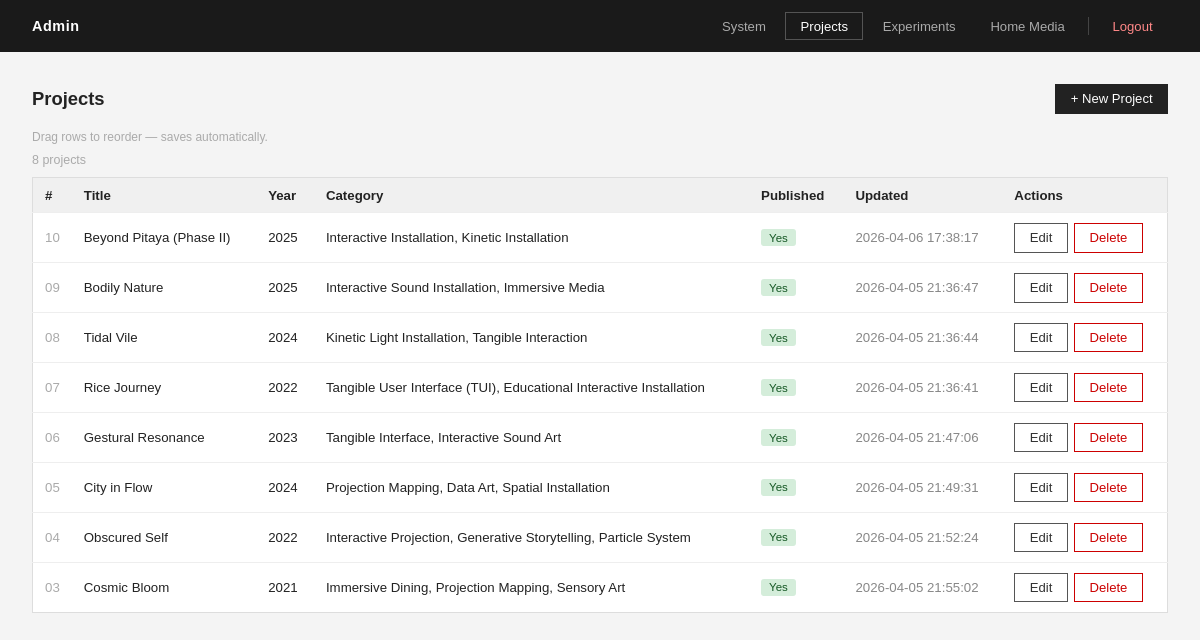
/admin/dashboard.php?tab=projects (signed in), run on the app's committed database.
### tables this page shows
CREATE TABLE projects (
    id INTEGER PRIMARY KEY AUTOINCREMENT,
    title TEXT,
    slug TEXT,
    immersion TEXT,
    context TEXT,
    system_text TEXT,
    interaction_text TEXT,
    material TEXT,
    reflection TEXT
, year TEXT, category TEXT, cover_image TEXT, video_url TEXT, is_published INTEGER DEFAULT 1, created_at TEXT, updated_at TEXT, edit_count INTEGER DEFAULT 0, sort_order INTEGER DEFAULT 0, skillset TEXT, exhibition TEXT, location TEXT, sections TEXT, subtitle TEXT);

### src/project-model.php (called while the page is built, shortened)
<?php
function get_all_projects_admin(): array {
    $db = get_db();
    $stmt = $db->query("SELECT * FROM projects ORDER BY sort_order DESC");
    return $stmt->fetchAll(PDO::FETCH_ASSOC);
}

### public/admin/dashboard.php (the view, shortened to what this page needs)
<?php
require_once __DIR__ . '/../../src/project-model.php';
$tab = $_GET['tab'] ?? 'system';
$required_columns = [
    'year'         => 'TEXT',
    'subtitle'     => 'TEXT',
    'category'     => 'TEXT',
    'skillset'     => 'TEXT',
    'material'     => 'TEXT',
    'exhibition'   => 'TEXT',
    'location'     => 'TEXT',
    'sections'     => 'TEXT',
    'cover_image'  => 'TEXT',
    'video_url'    => 'TEXT',
    'is_published' => 'INTEGER DEFAULT 1',
    'created_at'   => 'TEXT',
    'updated_at'   => 'TEXT',
    'edit_count'   => 'INTEGER DEFAULT 0',
    'sort_order'   => 'INTEGER DEFAULT 0',
];
$migration_results = [];
$migration_ran     = false;
$db_path      = get_db_path();
$db_dir       = dirname($db_path);
$db_exists    = file_exists($db_path);
$db_readable  = $db_exists && is_readable($db_path);
$db_writable  = $db_exists && is_writable($db_path);
$dir_writable = is_writable($db_dir);
$write_test_ok  = false;
$write_test_err = '';
$tmp = $db_dir . '/_write_test_' . time() . '.tmp';
try {
    $r = file_put_contents($tmp, 'test');
    if ($r !== false) { $write_test_ok = true; unlink($tmp); }
    else { $write_test_err = 'file_put_contents returned false'; }
} catch (Throwable $e) { $write_test_err = $e->getMessage(); }
$sqlite_write_ok  = false;
$sqlite_write_err = '';
if ($db_exists) {
    try {
        $sqlite_write_ok = true;
    } catch (Throwable $e) { $sqlite_write_err = $e->getMessage(); }
}
$col_names = [];
if ($db_exists) {
    try {
        $db = get_db();
        $all_columns = $db->query("PRAGMA table_info(projects)")->fetchAll(PDO::FETCH_ASSOC);
        $col_names   = array_column($all_columns, 'name');
    } catch (Throwable $e) {}
}
$needs_migration = !empty(array_diff(array_keys($required_columns), $col_names));
$sys_healthy = $db_exists && $db_readable && $db_writable && $dir_writable && $sqlite_write_ok && !$needs_migration;
$projects = ($tab === 'projects') ? get_all_projects_admin() : [];
?>
<!DOCTYPE html>
<html lang="en">
<head>
</head>
<body>
<nav class="topnav">
    <a href="/admin/dashboard.php" class="topnav-brand">Admin</a>
    <div class="topnav-right">
        <a href="/admin/dashboard.php?tab=system"      class="tab-btn <?= $tab==='system'      ? 'active':'' ?>">System</a>
        <a href="/admin/dashboard.php?tab=projects"    class="tab-btn <?= $tab==='projects'    ? 'active':'' ?>">Projects</a>
        <a href="/admin/dashboard.php?tab=experiments" class="tab-btn <?= $tab==='experiments' ? 'active':'' ?>">Experiments</a>
        <a href="/admin/home-media.php"                class="tab-btn">Home Media</a>
        <a href="/admin/logout.php" class="tab-btn tab-btn-danger">Logout</a>
    </div>
</nav>
<div class="page">
<?php  if ($tab === 'system'): ?>
<div class="status-bar">
    <div class="dot <?= $sys_healthy ? 'dot-ok' : ($needs_migration ? 'dot-warn' : 'dot-err') ?>"></div>
    <span style="font-size:0.9rem">
        <?php if ($sys_healthy): ?>
            <span class="ok">All systems operational</span>
        <?php elseif (!$sqlite_write_ok): ?>
            <span class="err">Database is read-only — create, edit, delete will fail</span>
        <?php elseif ($needs_migration): ?>
            <span class="warn">Schema out of date — run migration below</span>
        <?php else: ?>
            <span class="err">Issues detected — see details below</span>
        <?php endif; ?>
    </span>
</div>
<div class="sys-grid">
    <div class="sys-card">
        <h2>Database</h2>
        <div class="sys-row"><span class="sys-key">Path</span><span style="font-size:0.75rem;color:#888;word-break:break-all;text-align:right;max-width:240px"><?= htmlspecialchars(basename($db_path)) ?></span></div>
        <div class="sys-row"><span class="sys-key">Exists</span>   <span><?= $db_exists   ? '<span class="ok">YES</span>' : '<span class="err">NO</span>' ?></span></div>
        <div class="sys-row"><span class="sys-key">Readable</span> <span><?= $db_readable  ? '<span class="ok">YES</span>' : '<span class="err">NO</span>' ?></span></div>
        <div class="sys-row"><span class="sys-key">Writable</span> <span><?= $db_writable  ? '<span class="ok">YES</span>' : '<span class="err">NO</span>' ?></span></div>
        <div class="sys-row"><span class="sys-key">Dir writable</span><span><?= $dir_writable ? '<span class="ok">YES</span>' : '<span class="err">NO</span>' ?></span></div>
    </div>
    <div class="sys-card">
        <h2>Write Tests</h2>
        <div class="sys-row">
            <span class="sys-key">Directory write</span>
            <span><?= $write_test_ok   ? '<span class="ok">PASSED</span>' : '<span class="err">FAILED</span>' ?></span>
        </div>
        <div class="sys-row">
            <span class="sys-key">SQLite write</span>
            <span><?= $sqlite_write_ok ? '<span class="ok">PASSED</span>' : '<span class="err">FAILED</span>' ?></span>
        </div>
        <?php if (!$write_test_ok):    ?><div class="sys-row"><span class="sys-key" style="color:#c00">Error</span><span style="font-size:0.75rem;color:#c00"><?= htmlspecialchars($write_test_err)   ?></span></div><?php endif; ?>
        <?php if (!$sqlite_write_ok):  ?><div class="sys-row"><span class="sys-key" style="color:#c00">Error</span><span style="font-size:0.75rem;color:#c00"><?= htmlspecialchars($sqlite_write_err) ?></span></div><?php endif; ?>
    </div>
    <div class="sys-card" style="grid-column: 1 / -1">
        <h2>Schema — projects table (<?= count($col_names) ?> columns present)</h2>
        <table class="col-table">
            <tr>
                <?php
                $chunks = array_chunk(array_keys($required_columns), (int)ceil(count($required_columns)/2));
                foreach ($chunks as $chunk): ?>
                <td style="vertical-align:top;width:50%;padding-right:1rem">
                    <?php foreach ($chunk as $col): ?>
                    <div class="sys-row">
                        <span class="sys-key"><?= htmlspecialchars($col) ?></span>
                        <?php if (in_array($col, $col_names, true)): ?>
                            <span class="col-ok">present</span>
                        <?php else: ?>
                            <span class="col-missing">MISSING</span>
                        <?php endif; ?>
                    </div>
                    <?php endforeach; ?>
                </td>
                <?php endforeach; ?>
            </tr>
        </table>
    </div>
</div>
<div class="sys-migrate-card">
    <h2 style="font-size:0.7rem;text-transform:uppercase;letter-spacing:.08em;color:#888;margin-bottom:0.9rem;padding-bottom:0.4rem;border-bottom:1px solid #eee">Schema Migration</h2>
    <?php if ($migration_ran): ?>
    <table class="col-table" style="margin-bottom:1rem">
        <?php foreach ($migration_results as $r): ?>
        <tr>
            <td style="width:60px">
                <?php if ($r['status']==='added'): ?><span class="m-added">added</span>
                <?php elseif ($r['status']==='skip'): ?><span class="m-skip">skip</span>
                <?php else: ?><span class="m-error">error</span><?php endif; ?>
            </td>
            <td><?= htmlspecialchars($r['col']) ?> <span style="color:#bbb;font-size:0.75rem">(<?= htmlspecialchars($r['def']) ?>)</span></td>
        </tr>
        <?php endforeach; ?>
    </table>
    <?php endif; ?>
    <form method="POST">
        <input type="hidden" name="action" value="migrate">
        <button type="submit" class="migrate-btn">Run Migration</button>
    </form>
</div>
<?php  elseif ($tab === 'projects'): ?>
<div class="section-head">
    <h1>Projects</h1>
    <div class="section-head-right">
        <a href="/admin/project-create.php" class="btn btn-primary">+ New Project</a>
    </div>
</div>
<?php if (empty($projects)): ?>
    <p style="color:#888;font-size:0.9rem">No projects yet.</p>
<?php else: ?>
    <p class="drag-hint">Drag rows to reorder — saves automatically.</p>
    <p style="font-size:0.78rem;color:#aaa;margin-bottom:0.6rem"><?= count($projects) ?> projects</p>
    <table>
        <thead>
            <tr>
                <th style="width:32px">#</th>
                <th>Title</th>
                <th>Year</th>
                <th>Category</th>
                <th>Published</th>
                <th>Updated</th>
                <th>Actions</th>
            </tr>
        </thead>
        <tbody>
            <?php foreach ($projects as $p): ?>
            <tr draggable="true" data-id="<?= (int)$p['id'] ?>">
                <td style="color:#aaa"><?= str_pad((int)($p['sort_order'] ?? 0), 2, '0', STR_PAD_LEFT) ?></td>
                <td><?= htmlspecialchars($p['title']) ?></td>
                <td><?= htmlspecialchars($p['year'] ?? '—') ?></td>
                <td><?= htmlspecialchars($p['category'] ?? '—') ?></td>
                <td><?= !empty($p['is_published']) ? '<span class="badge badge-yes">Yes</span>' : '<span class="badge badge-no">No</span>' ?></td>
                <td style="color:#888"><?= htmlspecialchars($p['updated_at'] ?? '—') ?></td>
                <td>
                    <div class="actions">
                        <a href="/admin/project-edit.php?id=<?= (int)$p['id'] ?>" class="btn">Edit</a>
                        <a href="/admin/project-delete.php?id=<?= (int)$p['id'] ?>" class="btn btn-danger">Delete</a>
                    </div>
                </td>
            </tr>
            <?php endforeach; ?>
        </tbody>
    </table>
<?php endif; ?>
<?php  endif; ?>
</div>
</body>
</html>

### public/admin/dashboard.php (style rules this page uses)
* { box-sizing: border-box; margin: 0; padding: 0; }
body { font-family: sans-serif; background: #f4f4f4; color: #222; }
.topnav { display: flex; justify-content: space-between; align-items: center; padding: 0 2rem; height: 52px; background: #1a1a1a; color: #fff; position: sticky; top: 0; z-index: 100; }
.topnav-brand { font-size: 0.9rem; font-weight: 600; letter-spacing: .04em; color: #fff; text-decoration: none; }
.topnav-right { display: flex; align-items: center; gap: 0.25rem; }
.tab-btn { padding: 0.35rem 0.9rem; font-size: 0.82rem; text-decoration: none; color: #aaa; border: 1px solid transparent; background: none; cursor: pointer; font-family: inherit; transition: color .15s, border-color .15s; }
.tab-btn.active { color: #fff; border-color: rgba(255,255,255,0.25); }
.tab-btn-danger { color: #f88 !important; }
.page { padding: 2rem; }
a.btn { display: inline-block; padding: 0.4rem 0.9rem; font-size: 0.82rem; text-decoration: none; border: 1px solid #555; color: #333; background: #fff; }
a.btn-primary { background: #222; color: #fff; border-color: #222; }
a.btn-danger { border-color: #c00; color: #c00; }
.section-head { display: flex; justify-content: space-between; align-items: center; margin-bottom: 1rem; }
.section-head h1 { font-size: 1.15rem; }
.section-head-right { display: flex; gap: 0.5rem; align-items: center; }
table { width: 100%; border-collapse: collapse; background: #fff; border: 1px solid #ddd; }
th, td { text-align: left; padding: 0.6rem 0.75rem; border-bottom: 1px solid #eee; font-size: 0.83rem; }
th { background: #f0f0f0; font-weight: 600; }
tr:last-child td { border-bottom: none; }
.actions { display: flex; gap: 0.4rem; }
.badge { display: inline-block; padding: 0.15rem 0.5rem; font-size: 0.72rem; border-radius: 3px; }
.badge-yes { background: #d4edda; color: #155724; }
.drag-hint { font-size: 0.75rem; color: #aaa; margin-bottom: 0.6rem; }
tbody tr { cursor: grab; user-select: none; }

### data on the page
projects: sort_order "10", title "Beyond Pitaya (Phase II)", year "2025", category "Interactive Installation, Kinetic Installation", is_published "Yes", updated_at "2026-04-06 17:38:17"
projects: sort_order "09", title "Bodily Nature", year "2025", category "Interactive Sound Installation, Immersive Media", is_published "Yes", updated_at "2026-04-05 21:36:47"
projects: sort_order "08", title "Tidal Vile", year "2024", category "Kinetic Light Installation, Tangible Interaction", is_published "Yes", updated_at "2026-04-05 21:36:44"
projects: sort_order "07", title "Rice Journey", year "2022", category "Tangible User Interface (TUI), Educational Interactive Installation", is_published "Yes", updated_at "2026-04-05 21:36:41"
projects: sort_order "06", title "Gestural Resonance", year "2023", category "Tangible Interface, Interactive Sound Art", is_published "Yes", updated_at "2026-04-05 21:47:06"
projects: sort_order "05", title "City in Flow", year "2024", category "Projection Mapping, Data Art, Spatial Installation", is_published "Yes", updated_at "2026-04-05 21:49:31"
projects: sort_order "04", title "Obscured Self", year "2022", category "Interactive Projection, Generative Storytelling, Particle System", is_published "Yes", updated_at "2026-04-05 21:52:24"
projects: sort_order "03", title "Cosmic Bloom", year "2021", category "Immersive Dining, Projection Mapping, Sensory Art", is_published "Yes", updated_at "2026-04-05 21:55:02"

### other printed values
count($projects) "8"
